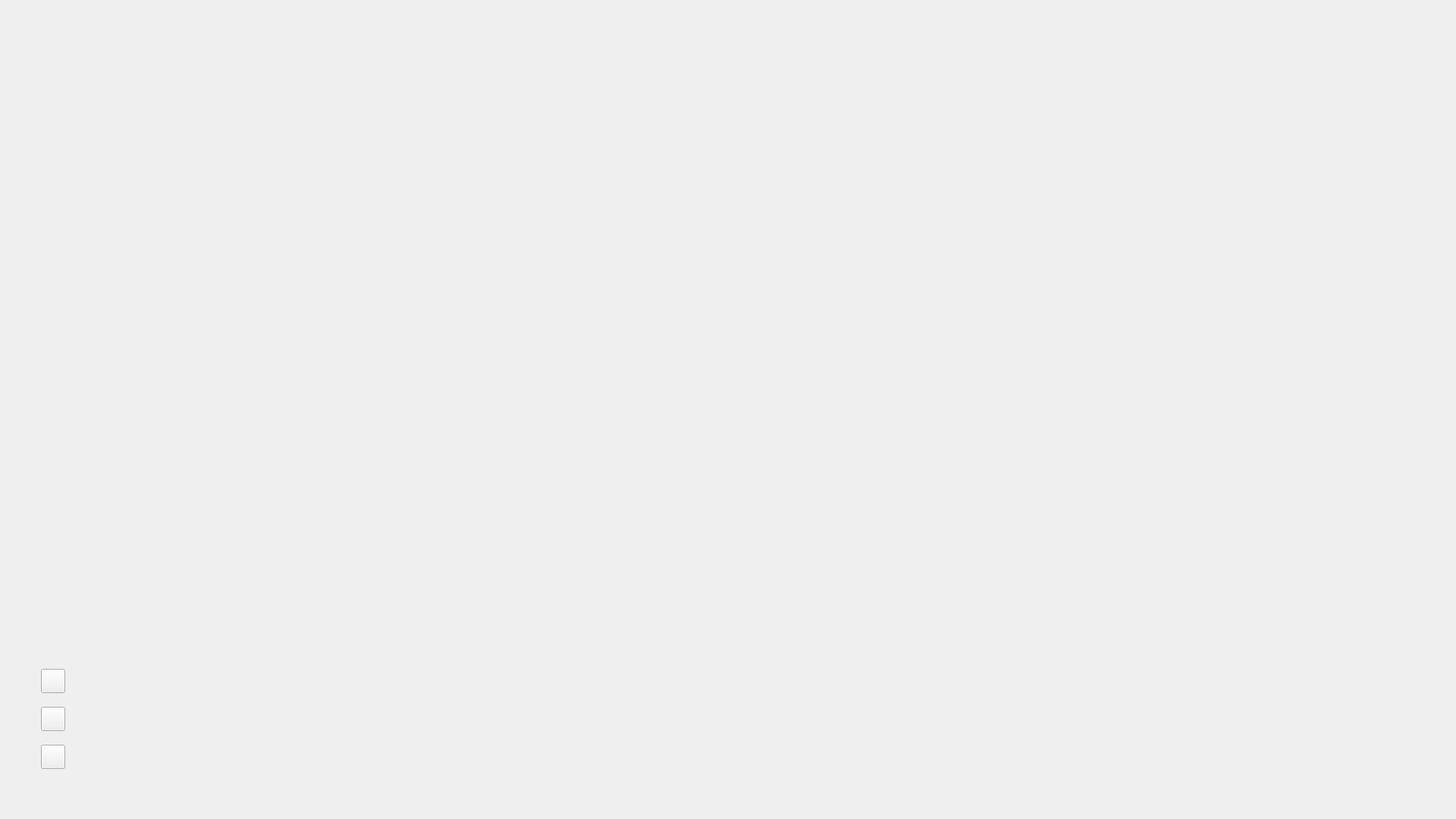
<?xml version="1.0" encoding="UTF-8"?>
<ui version="4.0">
 <class>LoginView</class>
 <widget class="QWidget" name="LoginView">
  <property name="geometry">
   <rect>
    <x>0</x>
    <y>0</y>
    <width>1920</width>
    <height>1080</height>
   </rect>
  </property>
  <property name="windowTitle">
   <string>LoginView</string>
  </property>
  <widget class="QWidget" name="widget" native="true">
   <property name="geometry">
    <rect>
     <x>0</x>
     <y>0</y>
     <width>140</width>
     <height>1080</height>
    </rect>
   </property>
   <property name="styleSheet">
    <string notr="true"/>
   </property>
   <widget class="QToolButton" name="userBtn">
    <property name="geometry">
     <rect>
      <x>54</x>
      <y>812</y>
      <width>32</width>
      <height>32</height>
     </rect>
    </property>
    <property name="mouseTracking">
     <bool>false</bool>
    </property>
    <property name="tabletTracking">
     <bool>false</bool>
    </property>
    <property name="focusPolicy">
     <enum>Qt::StrongFocus</enum>
    </property>
    <property name="contextMenuPolicy">
     <enum>Qt::DefaultContextMenu</enum>
    </property>
    <property name="autoFillBackground">
     <bool>false</bool>
    </property>
    <property name="styleSheet">
     <string notr="true">QToolButton         {  border-image:url(:/svpk_lib/images/system_admin/user_static.png);}
QToolButton:hover   {   border-image:url(:/svpk_lib/images/system_admin/user_mouse_hover.png); }
QToolButton:pressed {   border-image:url(:/svpk_lib/images/system_admin/user_mouse_click.png); }
QToolButton::menu-indicator{	image: none;}</string>
    </property>
    <property name="text">
     <string/>
    </property>
    <property name="iconSize">
     <size>
      <width>32</width>
      <height>32</height>
     </size>
    </property>
    <property name="popupMode">
     <enum>QToolButton::InstantPopup</enum>
    </property>
    <property name="toolButtonStyle">
     <enum>Qt::ToolButtonIconOnly</enum>
    </property>
    <property name="autoRaise">
     <bool>true</bool>
    </property>
   </widget>
   <widget class="QLabel" name="userNameLabel">
    <property name="geometry">
     <rect>
      <x>50</x>
      <y>844</y>
      <width>60</width>
      <height>38</height>
     </rect>
    </property>
    <property name="text">
     <string/>
    </property>
    <property name="textFormat">
     <enum>Qt::RichText</enum>
    </property>
   </widget>
   <widget class="QToolButton" name="menuBtn">
    <property name="geometry">
     <rect>
      <x>54</x>
      <y>882</y>
      <width>32</width>
      <height>32</height>
     </rect>
    </property>
    <property name="focusPolicy">
     <enum>Qt::StrongFocus</enum>
    </property>
    <property name="styleSheet">
     <string notr="true">QToolButton         {  border-image:url(:/svpk_lib/images/system_admin/menu_static.png); }
QToolButton:hover   {   border-image:url(:/svpk_lib/images/system_admin/menu_mouse_hover.png); }
QToolButton:pressed {   border-image:url(:/svpk_lib/images/system_admin/menu_mouse_click.png) ;}
QToolButton::menu-indicator{	image: none;}</string>
    </property>
    <property name="text">
     <string/>
    </property>
    <property name="iconSize">
     <size>
      <width>32</width>
      <height>32</height>
     </size>
    </property>
    <property name="popupMode">
     <enum>QToolButton::InstantPopup</enum>
    </property>
    <property name="autoRaise">
     <bool>false</bool>
    </property>
    <property name="arrowType">
     <enum>Qt::NoArrow</enum>
    </property>
   </widget>
   <widget class="QLabel" name="label">
    <property name="geometry">
     <rect>
      <x>25</x>
      <y>30</y>
      <width>90</width>
      <height>45</height>
     </rect>
    </property>
    <property name="text">
     <string/>
    </property>
    <property name="textFormat">
     <enum>Qt::RichText</enum>
    </property>
    <property name="pixmap">
     <pixmap resource="resource/resource.qrc">:/svpk_lib/images/sovajo_logo/logo_cn_middle.png</pixmap>
    </property>
    <property name="scaledContents">
     <bool>true</bool>
    </property>
   </widget>
   <widget class="QToolButton" name="screenshotBtn">
    <property name="geometry">
     <rect>
      <x>54</x>
      <y>932</y>
      <width>32</width>
      <height>32</height>
     </rect>
    </property>
    <property name="focusPolicy">
     <enum>Qt::StrongFocus</enum>
    </property>
    <property name="styleSheet">
     <string notr="true">QToolButton         {  border-image:url(:/svpk_lib/images/system_admin/screenshot_static.png); }
QToolButton:hover   {   border-image:url(:/svpk_lib/images/system_admin/screenshot_mouse_hover.png); }
QToolButton:pressed {   border-image:url(:/svpk_lib/images/system_admin/screenshot_mouse_click.png) ;}</string>
    </property>
    <property name="text">
     <string/>
    </property>
    <property name="iconSize">
     <size>
      <width>32</width>
      <height>32</height>
     </size>
    </property>
    <property name="autoRaise">
     <bool>false</bool>
    </property>
   </widget>
   <widget class="QToolButton" name="shutdownBtn">
    <property name="geometry">
     <rect>
      <x>54</x>
      <y>982</y>
      <width>32</width>
      <height>32</height>
     </rect>
    </property>
    <property name="focusPolicy">
     <enum>Qt::StrongFocus</enum>
    </property>
    <property name="styleSheet">
     <string notr="true">QToolButton         {  border-image:url(:/svpk_lib/images/system_admin/shutdown_static.png) ;}
QToolButton:hover   {   border-image:url(:/svpk_lib/images/system_admin/shutdown_mouse_hover.png); }
QToolButton:pressed {   border-image:url(:/svpk_lib/images/system_admin/shutdown_mouse_click.png); }</string>
    </property>
    <property name="text">
     <string/>
    </property>
    <property name="iconSize">
     <size>
      <width>32</width>
      <height>32</height>
     </size>
    </property>
    <property name="autoRaise">
     <bool>false</bool>
    </property>
   </widget>
  </widget>
  <widget class="QWidget" name="widgetRight" native="true">
   <property name="geometry">
    <rect>
     <x>140</x>
     <y>0</y>
     <width>1780</width>
     <height>1080</height>
    </rect>
   </property>
  </widget>
 </widget>
 <layoutdefault spacing="6" margin="11"/>
 <resources>
  <include location="resource/resource.qrc"/>
 </resources>
 <connections/>
</ui>
